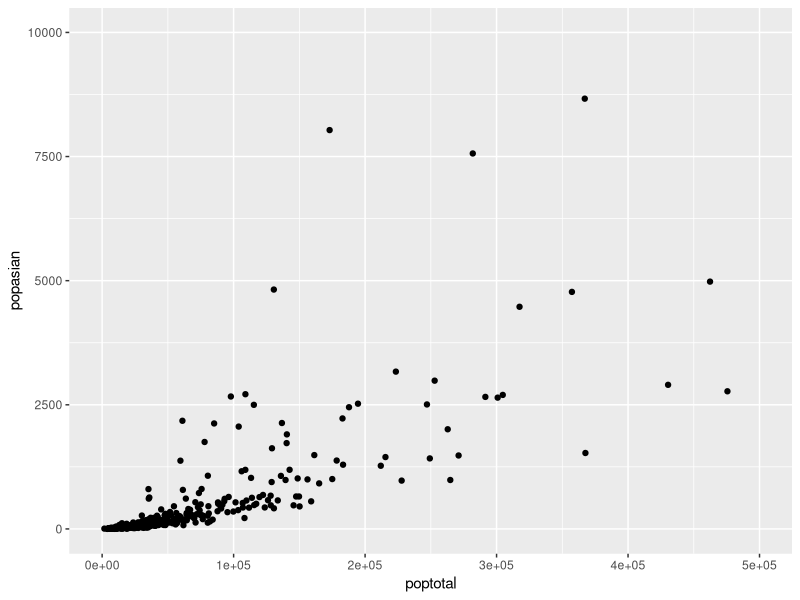

The R source for this figure:
library(ggplot2)

jpeg(filename = "c://R//day06//mychart.jpg", width = 680, height = 680, quality = 100)

ggplot(data = midwest, aes(x = poptotal, y = popasian)) + geom_point() + xlim(0, 500000) + ylim(0, 10000)

dev.off()
